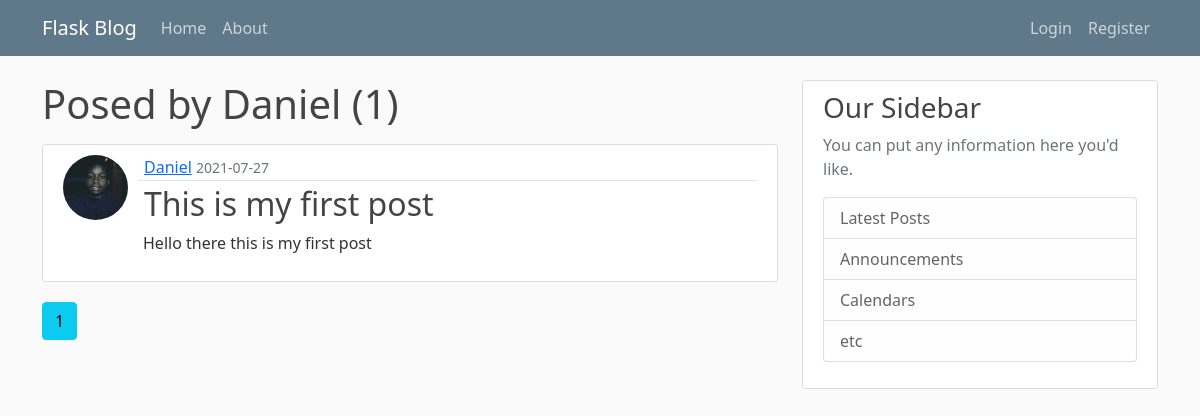
/home/user/Daniel, run on an earlier commit of the app's database.
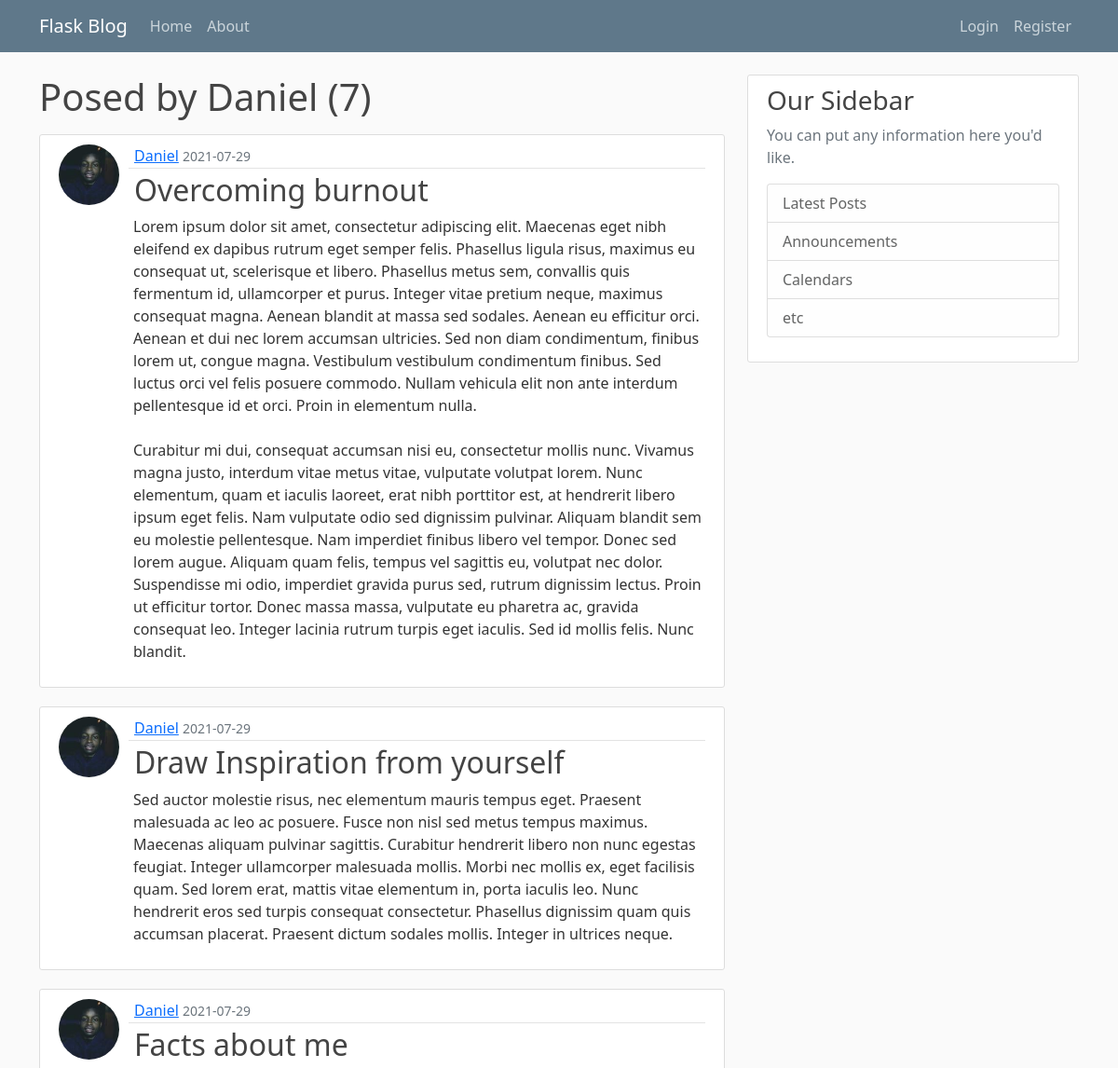
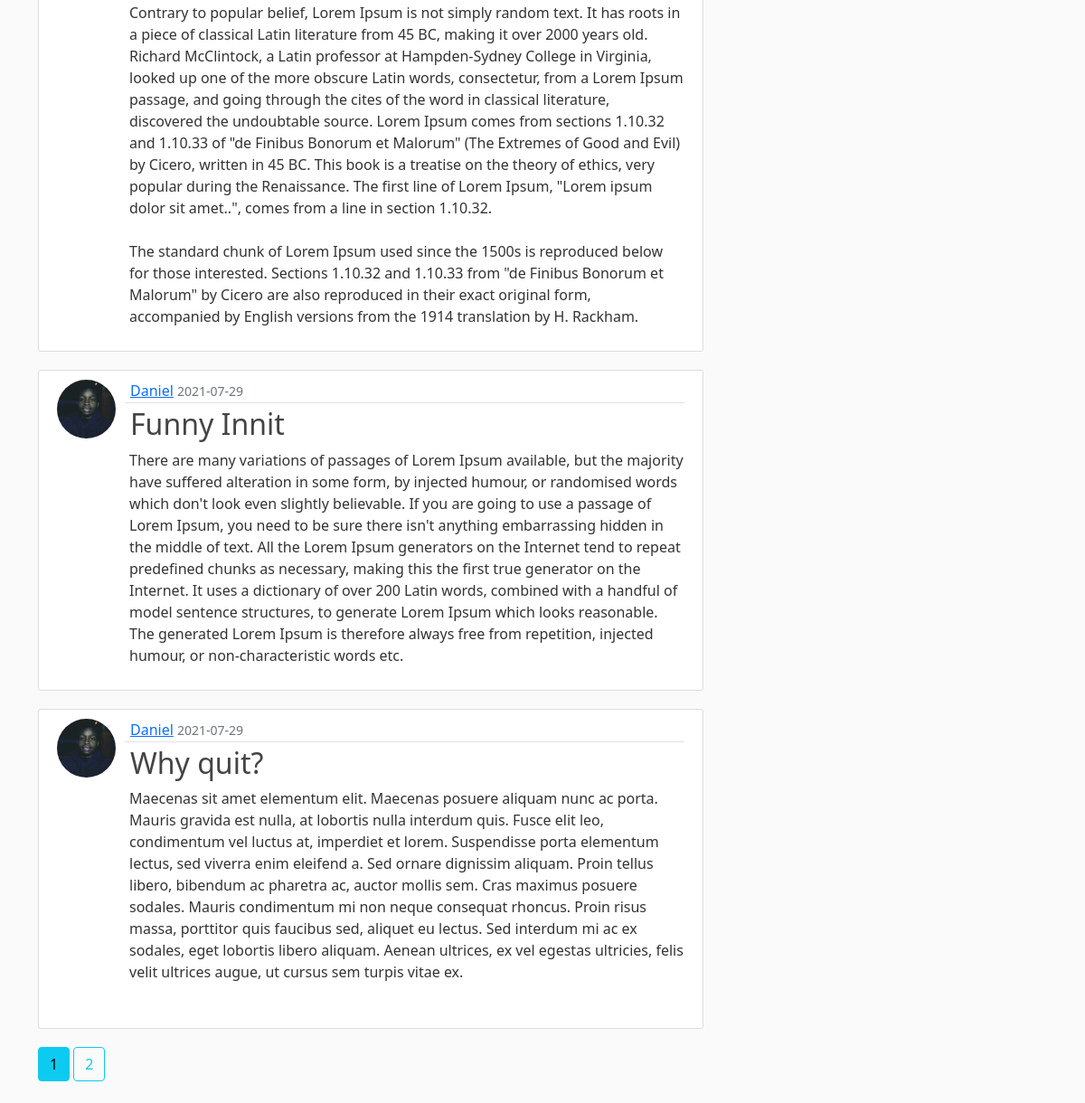
And on a later commit of the database (2 pictures, top to bottom).
### flaskblog/models.py (models this page shows, shortened)
class User(db.Model,UserMixin):
    id = db.Column(db.Integer, primary_key=True)
    username = db.Column(db.String(15),unique=True,nullable=False)
    email = db.Column(db.String(120),unique=True,nullable=False)
    image_file = db.Column(db.String(20),nullable=False, default='default.jpg')
    password = db.Column(db.String(60),nullable=False)#hashing method to be used returns 60 characters
    posts = db.relationship('Post',backref='author',lazy=True)

class Post(db.Model):
    id = db.Column(db.Integer, primary_key=True)
    title = db.Column(db.String(100),nullable=False)
    date_posted = db.Column(db.DateTime,nullable=False,default=datetime.utcnow)
    content = db.Column(db.Text,nullable=False)
    user_id = db.Column(db.Integer,db.ForeignKey('user.id'),nullable=False)

### flaskblog/routes.py (the view)
@app.route("/home/user/<string:username>")
def user_post(username):
    page = request.args.get('page,1,type=int')
    user = User.query.filter_by(username=username).first_or_404()
    if user:
        posts = Post.query.filter_by(author=user).order_by(Post.date_posted.desc()).paginate(page=page,per_page=5)
    return render_template('user_posts.html',posts=posts,user=user)

### flaskblog/templates/user_posts.html
{%extends "layout.html"%}
{%block content%}
	<h1 class="mb-3">Posed by {{user.username}} ({{posts.total}})</h1>
	{%for post in posts.items %}
		<article class="media content-section">
		<img class="rounded-circle article-img" src="{{ url_for('static',filename='profile_pics/'+post.author.image_file) }}" ></img>
		  <div class="media-body">
		    <div class="article-metadata">
		      <a class="mr-2" href="{{url_for('user_post',username=post.author.username)}}">{{ post.author.username }}</a>
		      <small class="text-muted">{{ post.date_posted.strftime('%Y-%m-%d') }}</small>
		    </div>
		    <h2><a class="article-title" href="{{url_for('post',post_id=post.id)}}">{{ post.title }}</a></h2>
		    <p class="article-content">{{ post.content }}</p>
		  </div>
		</article>
	{%endfor%}
	{% for page_num in posts.iter_pages()%}
		{% if page_num %}
			{%if posts.page == page_num%}
				<a class="btn btn-info mb-4" href="{{url_for('user_post',username=user.username,page=page_num)}}">{{page_num}}</a>
			{%else%}
				<a class="btn btn-outline-info mb-4" href="{{url_for('user_post',username=user.username,page=page_num)}}">{{page_num}}</a>
			{%endif%}
		{% else %}
			...
		{% endif %}
	{% endfor %}
{%endblock content%}

### flaskblog/templates/layout.html (shortened to what this page needs)
<!DOCTYPE html>
<html>
<head>
    <link href="https://cdn.jsdelivr.net/npm/bootstrap@5.0.2/dist/css/bootstrap.min.css" rel="stylesheet">
    <link rel="stylesheet" type="text/css" href="{{ url_for('static',filename='main.css')}}">
</head>
<body>
	<header class="site-header">
	  <nav class="navbar navbar-expand-md navbar-dark bg-steel fixed-top">
	    <div class="container">
	      <a class="navbar-brand mr-4" href="/">Flask Blog</a>
	      <div class="collapse navbar-collapse" id="navbarToggle">
	        <div class="navbar-nav mr-auto">
	          <a class="nav-item nav-link" href="{{url_for('home')}}">Home</a>
	          <a class="nav-item nav-link" href="{{url_for('about')}}">About</a>
	        </div>
	        {%if current_user.is_authenticated%}
	        	<div class="navbar-nav ms-auto">
	        		<a class="nav-item nav-link" href="{{url_for('new_post')}}">New Post</a>
	        		<a class="nav-item nav-link" href="{{url_for('account')}}">Account</a>
	        	  <a class="nav-item nav-link" href="{{url_for('logout')}}">Logout</a>
	        	</div>
	        {%else%}
	        	<div class="navbar-nav ms-auto">
	        	  <a class="nav-item nav-link" href="{{url_for('login')}}">Login</a>
	        	  <a class="nav-item nav-link" href="{{url_for('register')}}">Register</a>
	        	</div>
	        {%endif%}
	      </div>
	    </div>
	  </nav>
	</header>
	<main role="main" class="container">
	  <div class="row">
	    <div class="col-md-8">
	    	{% block content %}{% endblock %}
	    </div>
	    <div class="col-md-4">
	      <div class="content-section">
	        <h3>Our Sidebar</h3>
	        <p class='text-muted'>You can put any information here you'd like.
	          <ul class="list-group">
	            <li class="list-group-item list-group-item-light">Latest Posts</li>
	            <li class="list-group-item list-group-item-light">Announcements</li>
	            <li class="list-group-item list-group-item-light">Calendars</li>
	            <li class="list-group-item list-group-item-light">etc</li>
	          </ul>
	        </p>
	      </div>
	    </div>
	  </div>
	</main>
</body>
</html>

### flaskblog/static/main.css (style rules this page uses)
body { background: #fafafa; color: #333333; margin-top: 5rem; }
h1, h2, h3, h4, h5, h6 { color: #444444; }
.bg-steel { background-color: #5f788a; }
.site-header .navbar-nav .nav-link { color: #cbd5db; }
.content-section { background: #ffffff; padding: 10px 20px; border: 1px solid #dddddd; border-radius: 3px; margin-bottom: 20px; }
.article-title { color: #444444; text-decoration: none; }
.article-content { white-space: pre-line; margin-left: 5px; }
.article-img { display: block; height: 65px; width: 65px; margin-right: 16px; float: left; }
.media-body { margin-left: 75px; }
.article-metadata { padding-bottom: 1px; margin-bottom: 4px; border-bottom: 1px solid #e3e3e3 }

What changed in the data, as far as the page shows it:
no longer on this page (row edited): Post: image_file (picture), author.username "Daniel", date_posted "2021-07-27", title "This is my first post", content "Hello there this is my first post"
added Post: image_file (picture), author.username "Daniel", date_posted "2021-07-29", title "Overcoming burnout", content "Lorem ipsum dolor sit amet, consectetur adipiscing elit. Maecenas eget nibh eleifend ex dapibus rutrum eget semper felis. Phasellus ligula risus, maximus eu consequat ut, scelerisque et libero. Phasellus metus sem, convallis quis fermentum id, ullamcorper et purus. Integer vitae pretium neque, maximus consequat magna. Aenean blandit at massa sed sodales. Aenean eu efficitur orci. Aenean et dui nec lorem accumsan ultricies. Sed non diam condimentum, finibus lorem ut, congue magna. Vestibulum vestibulum condimentum finibus. Sed luctus orci vel felis posuere commodo. Nullam vehicula elit non ante interdum pellentesque id et orci. Proin in elementum nulla. Curabitur mi dui, consequat accumsan…"
added Post: image_file (picture), author.username "Daniel", date_posted "2021-07-29", title "Draw Inspiration from yourself", content "Sed auctor molestie risus, nec elementum mauris tempus eget. Praesent malesuada ac leo ac posuere. Fusce non nisl sed metus tempus maximus. Maecenas aliquam pulvinar sagittis. Curabitur hendrerit libero non nunc egestas feugiat. Integer ullamcorper malesuada mollis. Morbi nec mollis ex, eget facilisis quam. Sed lorem erat, mattis vitae elementum in, porta iaculis leo. Nunc hendrerit eros sed turpis consequat consectetur. Phasellus dignissim quam quis accumsan placerat. Praesent dictum sodales mollis. Integer in ultrices neque."
added Post: image_file (picture), author.username "Daniel", date_posted "2021-07-29", title "Facts about me", content "Contrary to popular belief, Lorem Ipsum is not simply random text. It has roots in a piece of classical Latin literature from 45 BC, making it over 2000 years old. Richard McClintock, a Latin professor at Hampden-Sydney College in Virginia, looked up one of the more obscure Latin words, consectetur, from a Lorem Ipsum passage, and going through the cites of the word in classical literature, discovered the undoubtable source. Lorem Ipsum comes from sections 1.10.32 and 1.10.33 of \"de Finibus Bonorum et Malorum\" (The Extremes of Good and Evil) by Cicero, written in 45 BC. This book is a treatise on the theory of ethics, very popular during the Renaissance. The first line of Lorem Ipsum,…"
added Post: image_file (picture), author.username "Daniel", date_posted "2021-07-29", title "Funny Innit", content "There are many variations of passages of Lorem Ipsum available, but the majority have suffered alteration in some form, by injected humour, or randomised words which don't look even slightly believable. If you are going to use a passage of Lorem Ipsum, you need to be sure there isn't anything embarrassing hidden in the middle of text. All the Lorem Ipsum generators on the Internet tend to repeat predefined chunks as necessary, making this the first true generator on the Internet. It uses a dictionary of over 200 Latin words, combined with a handful of model sentence structures, to generate Lorem Ipsum which looks reasonable. The generated Lorem Ipsum is therefore always free from…"
added Post: image_file (picture), author.username "Daniel", date_posted "2021-07-29", title "Why quit?", content "Maecenas sit amet elementum elit. Maecenas posuere aliquam nunc ac porta. Mauris gravida est nulla, at lobortis nulla interdum quis. Fusce elit leo, condimentum vel luctus at, imperdiet et lorem. Suspendisse porta elementum lectus, sed viverra enim eleifend a. Sed ornare dignissim aliquam. Proin tellus libero, bibendum ac pharetra ac, auctor mollis sem. Cras maximus posuere sodales. Mauris condimentum mi non neque consequat rhoncus. Proin risus massa, porttitor quis faucibus sed, aliquet eu lectus. Sed interdum mi ac ex sodales, eget lobortis libero aliquam. Aenean ultrices, ex vel egestas ultricies, felis velit ultrices augue, ut cursus sem turpis vitae ex."
Also different on the page:
{{ posts.total }}: "1" → "7"
new list line: "2"
